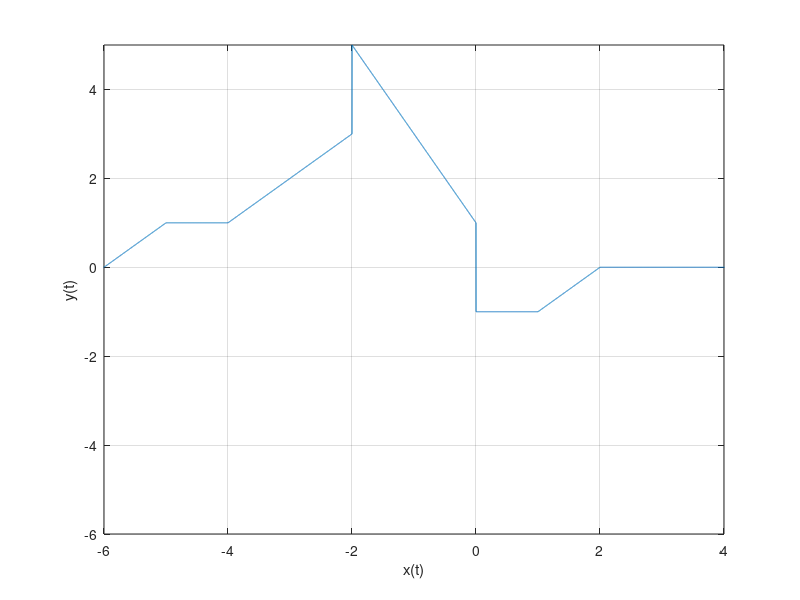

MATLAB code for this plot:
t=-8:0.001:8;
x=zeros(size(t));
t1= t>=-6 & t<=-5;
x(t1)=t(t1)+6;
t2= t>-5 & t<=-4;     
x(t2) = 1;
t3 = t>-4 & t<=-3;
x(t3) = t(t3)+5;
t4 = t>-3 & t<=-2;
x(t4) = t(t4)+5;
t5 = t>-2 & t<=-1;
x(t5) = -2*t(t5)+1;
t6 = t>-1 & t<=0;
x(t6) = -2*t(t6)+1;
t7 = t>0 & t<=1;
x(t7)=-1;
t8=t>1 &t <=2;
x(t8)=t(t8)-2;

plot(t,x);
xlim([-6  4]);
ylim([-6 5]);
xlabel('x(t)');
ylabel('y(t)');

grid on;
